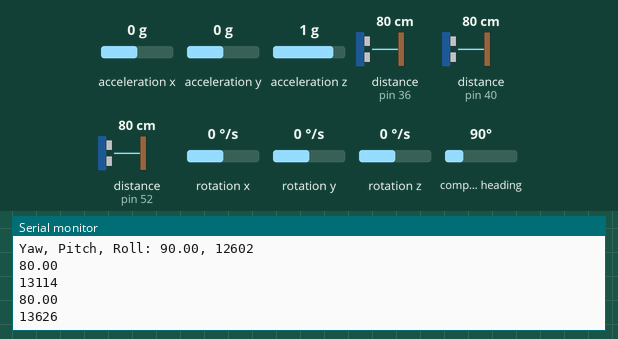
Bench run of a sketch on a simulated Arduino Uno, built with avr-gcc and run on an emulated ATmega328P. On the bench: the last lines printed to the serial monitor. The inputs (shaded band) are chosen by the test bench; at power-on: distance to the obstacle (sensors on pin 36, pin 40, pin 52) 80 cm, compass heading 90°, acceleration x 0 g, acceleration y 0 g, acceleration z 1 g, rotation x 0 °/s, rotation y 0 °/s, rotation z 0 °/s.

Above: at 3.2 s.
3.3 s: distance to the obstacle (sensor on pin 36) set to 2 cm
6.3 s: distance to the obstacle (sensor on pin 40) set to 120 cm
At 7.0 s:
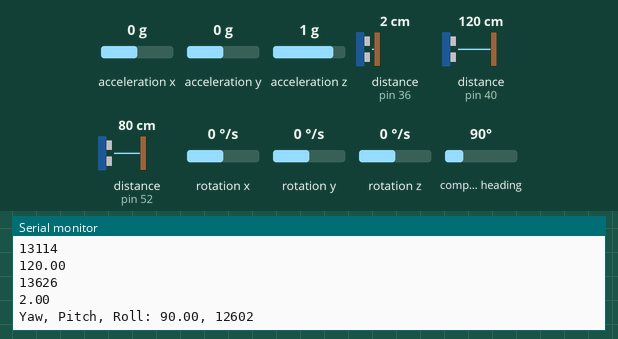
9.3 s: distance to the obstacle (sensor on pin 52) set to 4 cm
10.8 s: compass heading set to 7°
At 11.9 s:
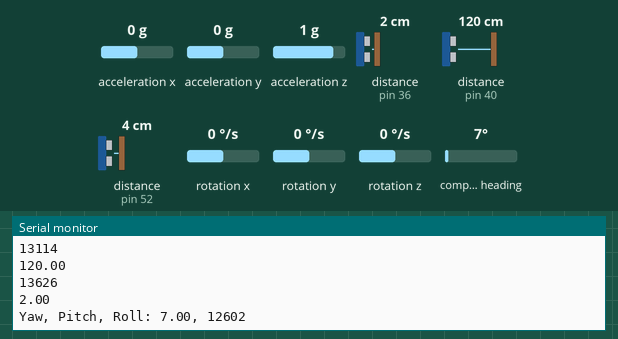
13.8 s: distance to the obstacle (sensor on pin 40) set to 2 cm
At 14.8 s:
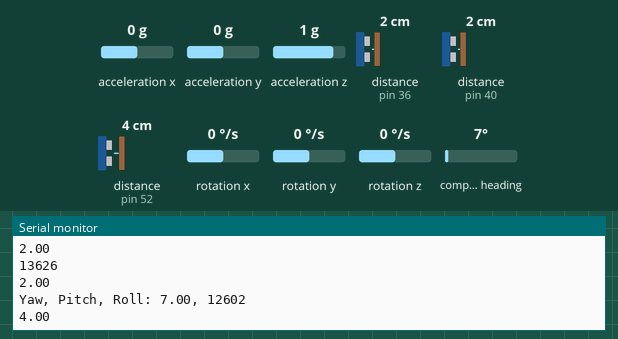
16.8 s: distance to the obstacle (sensor on pin 36) set to 18 cm
At 17.7 s:
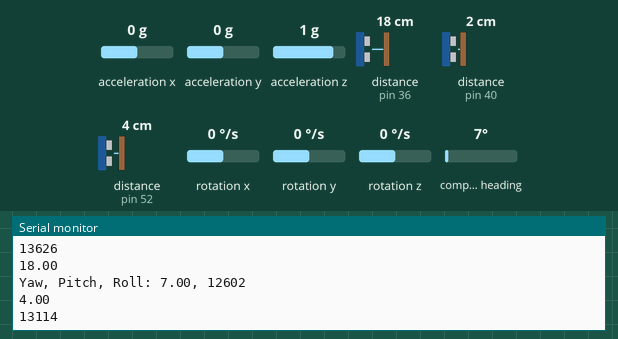
Timing chart, 0 to 19.8 s (numbered marks = the images above; inputs shaded):
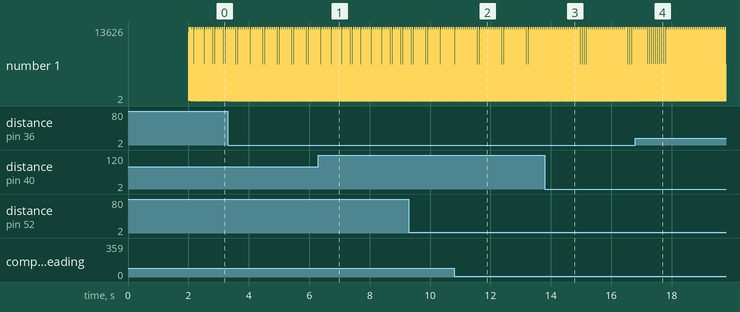

Measured:
- after the input at 6.3 s, the serial monitor: prints a new line after 0.12 s (image 1)
- after the input at 10.8 s, the serial monitor: prints a new line after 0.07 s (image 2)
- after the input at 16.8 s, the serial monitor: prints a new line after 0.12 s (image 4)
- plotted number 1: 80 → 2 after the input at 3.3 s, 2 → 18 after the input at 16.8 s

The sketch:

simple.ino
```cpp
#include "MPU9250.h"
#include <HCSR04.h>
MPU9250 mpu;
UltraSonicDistanceSensor hc1(50,52 );
UltraSonicDistanceSensor hc3(38, 40);
UltraSonicDistanceSensor hc5(34, 36);
void setup() {
    Serial.begin(9600);
    Wire.begin();
    delay(2000);
mpu.setup(0x68);
}

void loop() {
    if (mpu.update()) {
        static uint32_t prev_ms = millis();
        if (millis() > prev_ms + 25) {
          print_roll_pitch_yaw();
            prev_ms = millis();
        }
    }
    Serial.println('hc1:');
    Serial.println(hc1.measureDistanceCm());
    Serial.println('hc3:');
    Serial.println(hc3.measureDistanceCm());
    Serial.println('hc5:');
    Serial.println(hc5.measureDistanceCm());
}

void print_roll_pitch_yaw() {
    Serial.print("Yaw, Pitch, Roll: ");
    Serial.print(mpu.getYaw(), 2);
    Serial.print(", ");

}
```
